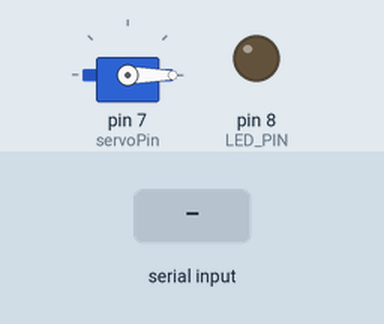
A sketch run on a simulated Arduino Uno, built with avr-gcc and run on an emulated ATmega328P. On the bench: servo, output pins drawn as LEDs (lit = HIGH). Inputs (shaded band) come from the test bench.

Above: at 2.0 s.
2.1 s: "X" received over Serial
At 3.8 s:
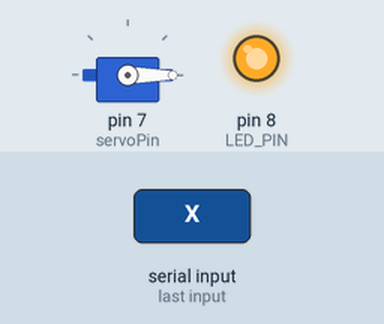
5.1 s: "B" received over Serial
At 7.8 s:
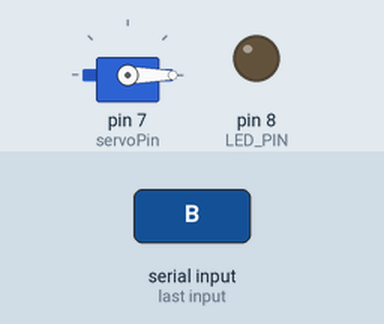
8.1 s: "H" received over Serial
At 10.2 s:
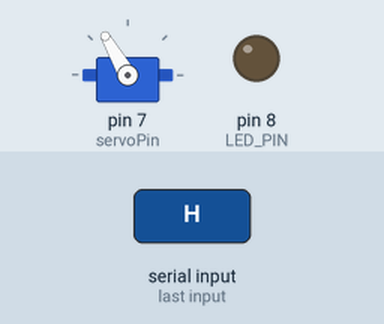
10.5 s: "X" received over Serial
At 11.4 s:
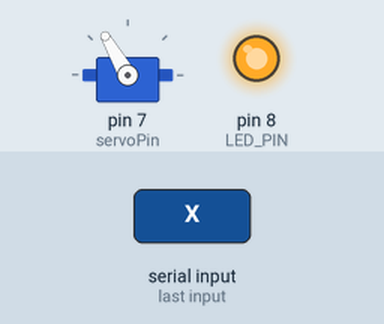
13.5 s: "L" received over Serial
At 15.2 s:
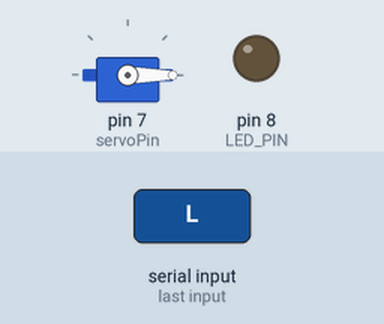
Timing chart, 0 to 16.5 s (numbered marks = the images above; inputs shaded):
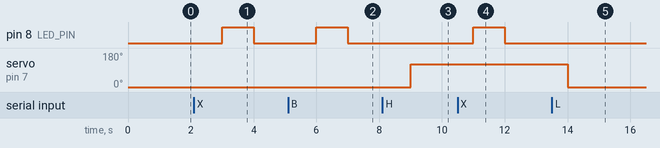

The sketch:

motorServo.ino
```cpp
#include <Servo.h>
#define servoPin 7
#define LED_PIN 8

int i = 0;
int j = 0;
int k = 0;
Servo servo_3;

unsigned long previousMs = 0;
const long servoInterval = 50;
const long interval = 1000;

char serialListener;
bool shadeOut = true;

void setup()
{
    Serial.begin(9600);
    servo_3.attach(servoPin);
    servo_3.write(0);
    pinMode(LED_PIN, OUTPUT);
}

void loop()
{
    unsigned long currentMs = millis();

    if (currentMs - previousMs >= interval)
    {

        Serial.flush();
        serialListener = Serial.read();
        // serial listener to send the command to the arudino
        if (serialListener == 'L')
        {
            // NOT RAIN
            if (shadeOut == true)
            {
                for (k = 120; k >= 0; k -= 1)
                {
                    if (currentMs - previousMs >= servoInterval)
                    {
                        servo_3.write(k);
                        //delay(50); // Wait for 50 millisecond(s)
                    }
                    else
                    {
                        k++;
                    }
                }
                shadeOut = false;
            }
            digitalWrite(LED_PIN, LOW);
        }
        if (serialListener == 'H')
        {
            // RAIN
            if (shadeOut == false)
            {
                for (i = 0; i <= 120; i += 1)
                {
                    if (currentMs - previousMs >= servoInterval)
                    {
                        servo_3.write(i);
                    }
                    else
                    {
                        i--;
                    }

                    //delay(50); // Wait for 50 millisecond(s)
                }
                shadeOut = true;
            }
        }
        if (serialListener == 'X')
        {
            // RAIN
            if (shadeOut == false)
            {
                for (i = 0; i <= 120; i += 1)
                {
                    if (currentMs - previousMs >= servoInterval)
                    {
                        servo_3.write(i);
                    }
                    else
                    {
                        i--;
                    }

                    //delay(50); // Wait for 50 millisecond(s)
                }
                shadeOut = true;
            }
        }

        if (serialListener == 'B')
        {
            digitalWrite(LED_PIN, HIGH);
            if (shadeOut == true)
            {
                for (k = 120; k >= 0; k -= 1)
                {
                    if (currentMs - previousMs >= servoInterval)
                    {
                        servo_3.write(k);
                        //delay(50); // Wait for 50 millisecond(s)
                    }
                    else
                    {
                        k++;
                    }
                }
                shadeOut = false;
            }
        }
        else if (serialListener == 'X')
        {
            digitalWrite(LED_PIN, HIGH);
        }
        else
        {
            digitalWrite(LED_PIN, LOW);
        }
        //delay(1000);
        previousMs = currentMs;
    }
}
```

Measured:
- after the input at 2.1 s, pin 8 (LED_PIN): LOW → HIGH after 0.90 s, → LOW 1.0 s later
- after the input at 5.1 s, pin 8 (LED_PIN): LOW → HIGH after 0.90 s, → LOW 1.0 s later
- after the input at 8.1 s, servo on pin 7 (servoPin): 0° → 120° after 0.91 s
- after the input at 10.5 s, pin 8 (LED_PIN): LOW → HIGH after 0.50 s, → LOW 1.0 s later
- after the input at 13.5 s, servo on pin 7 (servoPin): 120° → 0° after 0.51 s
